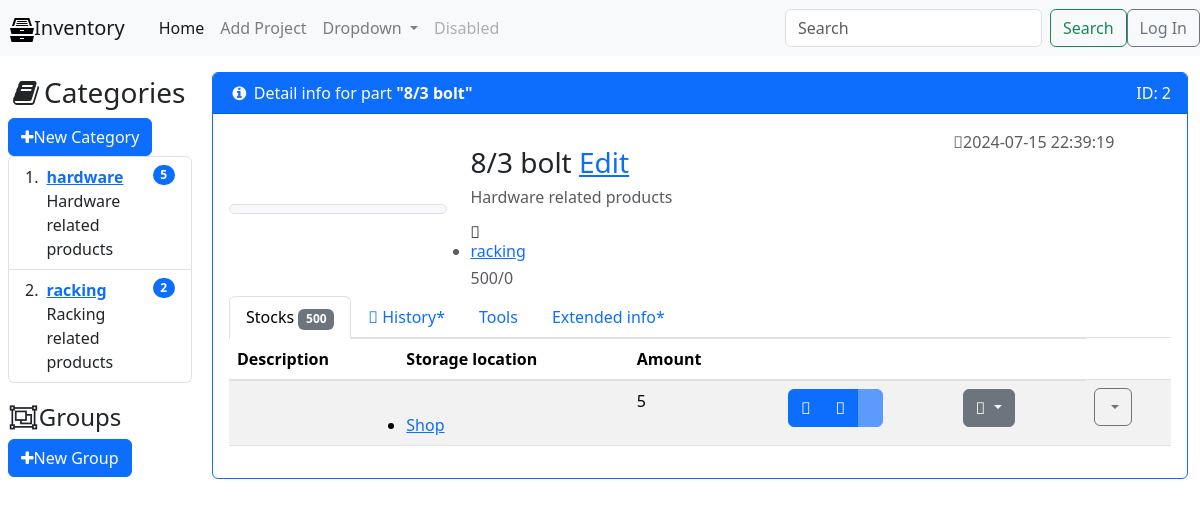
Screenshot of /productinfo/2/ with the database file from the repository.
### tables this page shows
CREATE TABLE categories (
  id INTEGER PRIMARY KEY AUTOINCREMENT,
  name VARCHAR(255),
  description TEXT NOT NULL DEFAULT '',
  comment TEXT DEFAULT NULL,
  datetime_added TIMESTAMP DEFAULT CURRENT_TIMESTAMP,
  last_modified TIMESTAMP DEFAULT CURRENT_TIMESTAMP
);

CREATE TABLE products (
  id INTEGER PRIMARY KEY AUTOINCREMENT,
  id_category INTEGER NOT NULL DEFAULT 0,
  id_media INTEGER NOT NULL DEFAULT 0,
  name VARCHAR(255),
  description TEXT NOT NULL DEFAULT '',
  instock INTEGER NOT NULL DEFAULT 0,
  comment TEXT NOT NULL DEFAULT '',
  visible INT(1) NOT NULL,
  datetime_added TIMESTAMP DEFAULT CURRENT_TIMESTAMP,
  last_modified TIMESTAMP DEFAULT CURRENT_TIMESTAMP
);

### main.py (the view)
@app.route('/productinfo/<int:id>/', methods=('GET', 'POST'))
def displayInfo(id):
    info = get_product_info(id)
    return render_template('info.html',
                           info=info,
                           categories=get_categories_ls())

### main.py (called while the page is built)
def get_db_connection():
    conn = sqlite3.connect('database.db')
    conn.row_factory = sqlite3.Row
    return conn

def get_categories_ls():
    conn = get_db_connection()
    cur = conn.cursor()
    cur.execute(
        "SELECT c.id AS id, c.name AS name, c.description AS description, c.comment AS comment, COUNT(p.id) AS products_count FROM categories c LEFT JOIN products p ON c.id = p.id_category GROUP BY c.id, c.name"
    )
    categories = cur.fetchall()
    conn.close()
    return categories

def get_product_info(id):
    conn = get_db_connection()
    cur = conn.cursor()
    cur.execute("SELECT * FROM products WHERE id = ?", (id, ))
    product = cur.fetchone()
    conn.close()
    return product

### templates/info.html (shortened to what this page needs)
{% extends 'base.html' %}
{% block content %}
<div class="card border-primary">
    <div class="card-header bg-primary text-white">
        <i class="fa fa-info-circle fa-fw" aria-hidden="true"></i>
        Detail info for part <b>"{{ info['name'] }}"</b>
    <div class="float-end">ID: {{ info['id'] }}</div>
</div>
    <div class="card-body">
    <div class="row">
<div class="col-md-9">
<div class="row">
    <div class="col-md-3 col-lg-4 col-3 mt-auto mb-auto">
        <div id="pictureCarousel" class="carousel slide mb-2" data-bs-interval="false" data-bs-ride="false">
            <div class="carousel-indicators">
                <button type="button" data-bs-target="#pictureCarousel" data-bs-slide-to="0" class="active" aria-current="true" aria-label="Footprint"></button>
            </div>
            <div class="carousel-inner">
                <div class="carousel-item  active">
                    <a href="/img/footprints/Active/ICs/DIP/IC_DIP18.png" data-turbo="false" target="_blank" rel="noopener">
                        <img class="d-block w-100 img-fluid img-thumbnail bg-light part-info-image" src="/img/footprints/Active/ICs/DIP/IC_DIP18.png" alt="">
                    </a>
                </div>
            </div>
        </div>
    </div>
    <div class="col-md-9 col-lg-8 col-7">
        <h5 class="text-muted pt-2" title="Manufacturer">
        </h5>
        <h3 class="w-fit" data-bs-original-title="Name">{{ info['name'] }}
            <a href="{{ url_for('editProduct', id=info['id']) }}">Edit</a>
        </h3>
        <h6 class="text-muted w-fit" data-bs-original-title="Description"><span><div class="markdown markdown-inline" data-controller="common--markdown">
            <p>{{ info['description']}}</p>
        </div></span></h6>
        <h6 class="">
        <i class="fas fa-tag fa-fw" aria-label="Category" data-bs-original-title="Category"></i>
        <span class="text-muted"><ul class="structural_link d-inline">
            <li><a href="/category/1/">{{ categories[info['id_category']]['name'] }}</a></li>
        </ul>
        </span>
        </h6>
        <h6>
            <span class="text-muted"><span data-bs-original-title="Instock">{{info['instock']}}</span>/<span data-bs-original-title="Minimum Instock">0</span></span>
              </h6>
        </div>
    </div>
</div>
  <div class="col-md-3 offset-md-0 col-9 offset-3">
<div class="mb-3">
<span class="text-muted" data-bs-original-title="Last modified">
<i class="fas fa-history fa-fw"></i>{{info['last_modified']}}</span>
<br>
</div>
  </div>
</div>
<div class="">
  <div class="">
      <ul class="nav nav-tabs" id="partTab" role="tablist">
          <li class="nav-item" role="presentation">
              <a class="nav-link active" id="part_lots-tab" data-bs-toggle="tab" href="#part_lots" role="tab" aria-selected="true">
                  Stocks                        <span class="badge bg-secondary">{{ info['instock'] }}</span>
              </a>
          </li>
          <li class="nav-item " role="presentation">
              <a class="nav-link" id="history-tab" data-bs-toggle="tab" href="#history" role="tab" aria-selected="false" tabindex="-1">
                  <i class="fas fa-history"></i>
                  History*                    </a>
          </li>
                          <li class="nav-item" role="presentation">
              <a class="nav-link" id="tools-tab" data-bs-toggle="tab" href="#tools" role="tab" aria-selected="false" tabindex="-1">
                  Tools                    </a>
          </li>
          <li class="nav-item" role="presentation">
              <a class="nav-link" id="extended_info-tab" data-bs-toggle="tab" href="#extended_info" role="tab" aria-selected="false" tabindex="-1">
                  Extended info*                    </a>
          </li>
      </ul>
      <div class="tab-content" id="myTabContent">
          <div class="tab-pane fade active show" id="part_lots" role="tabpanel" aria-labelledby="part_lots-tab">
<div class="table-responsive">
<table class="table table-striped table-hover">
  <thead>
  <tr>
      <th>Description</th>
      <th>Storage location</th>
      <th>Amount</th>
      <th></th>             <th></th>
      <th></th>             <th></th>
  </tr>
  </thead>
  <tbody>
              <tr>
          <td></td>
          <td>
                                                      <ul class="structural_link d-inline">
                      <li>
                                      <a href="/en/store_location/9/parts">Shop</a>
                              </li>
              </ul>
                              </td>
          <td>
                                      5
                              </td>
          <td>
          </td>
          <td>
              <div class="btn-group" role="group">
                  <button type="button" class="btn btn-primary" data-bs-toggle="modal" data-bs-target="#withdraw-modal" data-action="withdraw" data-lot-id="199" data-lot-amount="{{ info['instock']}}" aria-label="Withdraw parts from lot" data-bs-original-title="Withdraw parts from lot">
                      <i class="fa-solid fa-minus fa-fw"></i>
                  </button>
                  <button type="button" class="btn btn-primary" data-bs-toggle="modal" data-bs-target="#withdraw-modal" data-action="add" data-lot-id="199" data-lot-amount="{{ info['instock']}}" aria-label="Add parts to lot" data-bs-original-title="Add parts to lot">
                      <i class="fa-solid fa-plus fa-fw"></i>
                  </button>
                  <button type="button" class="btn btn-primary" data-bs-toggle="modal" data-bs-target="#withdraw-modal" data-action="move" data-lot-id="199" data-lot-amount="{{ info['instock']}}" disabled="" aria-label="Move parts from lot to another lot" data-bs-original-title="Move parts from lot to another lot">
                  </button>
              </div>
          </td>
          <td>
                  <div class="dropdown">
  <button type="button" class="btn btn-secondary dropdown-toggle" title="Generate label" data-bs-toggle="dropdown" aria-haspopup="true" aria-expanded="false">
      <i class="fas fa-fw fa-qrcode"></i>         </button>
</div>
          </td>
          <td>
          </td><td>                     <div class="btn-group">
                  <button type="button" class="btn btn-outline-secondary dropdown-toggle" data-bs-toggle="dropdown" aria-haspopup="true" aria-expanded="false">
                  </button>
              </div>
          </td>
      </tr>
          </tbody>
</table>
</div>                </div>
      </div>
  </div>
</div>
</div>
</div>
{% endblock %}

### templates/base.html (shortened to what this page needs)
<!DOCTYPE html>
<html lang="en">
  <head>
      <link rel="stylesheet" href="{{ url_for('static', filename='font-awesome/css/font-awesome.min.css') }}">
    <link rel="stylesheet" href="{{ url_for('static', filename='css/styles.css') }}">
    <link rel="stylesheet" href="https://cdn.jsdelivr.net/npm/bootstrap@4.5.3/dist/css/bootstrap.min.css">
    <link rel="stylesheet" href="https://cdn.jsdelivr.net/npm/bootstrap@5.3.3/dist/css/bootstrap.min.css">
    <link rel="stylesheet" href="https://cdn.jsdelivr.net/npm/bootstrap-icons@1.11.3/font/bootstrap-icons.css">
    <link rel="stylesheet" href="https://cdn.jsdelivr.net/npm/bootstrap-table@1.22.6/dist/bootstrap-table.min.css">
  </head>
  <body>
      <nav class="navbar navbar-expand-lg navbar-light bg-light">
        <a class="spacing navbar-brand" href="/">Inventory</a>
        <div class="collapse navbar-collapse" id="navbarSupportedContent">
          <ul class="navbar-nav mr-auto">
            <li class="nav-item active">
              <a class="nav-link" href="/">Home <span class="sr-only">(current)</span></a>
            </li>
            <li class="nav-item">
              <a class="nav-link" href="{{ url_for('addproject') }}">Add Project</a>
            </li>
            <li class="nav-item dropdown">
              <a class="nav-link dropdown-toggle" href="#" id="navbarDropdown" role="button" data-toggle="dropdown" aria-haspopup="true" aria-expanded="false">
                Dropdown
              </a>
            </li>
            <li class="nav-item">
              <a class="nav-link disabled" href="#" tabindex="-1" aria-disabled="true">Disabled</a>
            </li>
          </ul>
          <form class="form-inline my-2 my-lg-0">
            <input class="form-control mr-sm-2" type="search" placeholder="Search" aria-label="Search">
            <button class="btn btn-outline-success my-2 my-sm-0" type="submit">Search</button>
          </form>
          <a href="{{ url_for('login') }}">
          <button type="button" class="btn btn-outline-secondary">Log In</button></a>
        </div>
      </nav>
    <div class="container-fluid">
    <div class="row flex-nowrap">
      <div class="col-auto col-md-3 col-xl-2 px-sm-2 px-0">
        <h3 style="padding-top: 20px;"><i class="fa fa-book fa-fw" aria-hidden="true"></i>Categories</h3>
        <div id="toolbar">
          <a href="/addcategory/"><button type="button" class="btn btn-primary"><i class="fa fa-plus"></i>New Category</button></a>
        </div>
        <ol class="list-group list-group-numbered">
          {% for category in categories %}
          {% if title==category['name'] %}
          <li class="list-group-item d-flex justify-content-between align-items-start bg-primary text-light">
          {% else %}
            <li class="list-group-item d-flex justify-content-between align-items-start">
              {% endif %}
            <div class="ms-2 me-auto">
              <div class="fw-bold">
                {% if title==category['name'] %}
                <a class="link-light" href="{{ url_for('category', id=category['id']) }}">{{ category['name']}}</a>
                {% else %}
                <a href="{{ url_for('category', id=category['id']) }}">{{ category['name']}}</a>
                {% endif %}
              </div>
              {{category['description']}}
            </div>
              {% if title==category['name'] %}
              <span class="badge text-bg-light rounded-pill">{{category['products_count']}}</span>
              {% else %}
              {% if category['products_count'] == 0 %}
              <span class="badge text-bg-danger rounded-pill">{{category['products_count']}}</span>
              {% else %}
              <span class="badge text-bg-primary rounded-pill">{{category['products_count']}}</span>
              {% endif %}
              {% endif %}
          </li>
          {% endfor %}
        </ol>
        <h4 style="padding-top: 20px;"><i class="fa fa-object-group fa-fw" aria-hidden="true"></i>Groups</h4>
        <div id="toolbar">
          <a href="/addcategory/"><button type="button" class="btn btn-primary"><i class="fa fa-plus"></i>New Group</button></a>
        </div>
      </div>
      <div class="col py-3 content">
          {% block content %} {% endblock %}
      </div>
    </div>
      </div>
  </body>
</html>

### static/css/styles.css (style rules this page uses)
.spacing { padding-left: 10px; padding-right: 10px; }

### rows the page displays
categories: name "hardware", description "Hardware related products", products_count "5"
categories: name "racking", description "Racking related products", products_count "2"
products: name "8/3 bolt", id "2", description "Hardware related products", instock "500", last_modified "2024-07-15 22:39:19"
